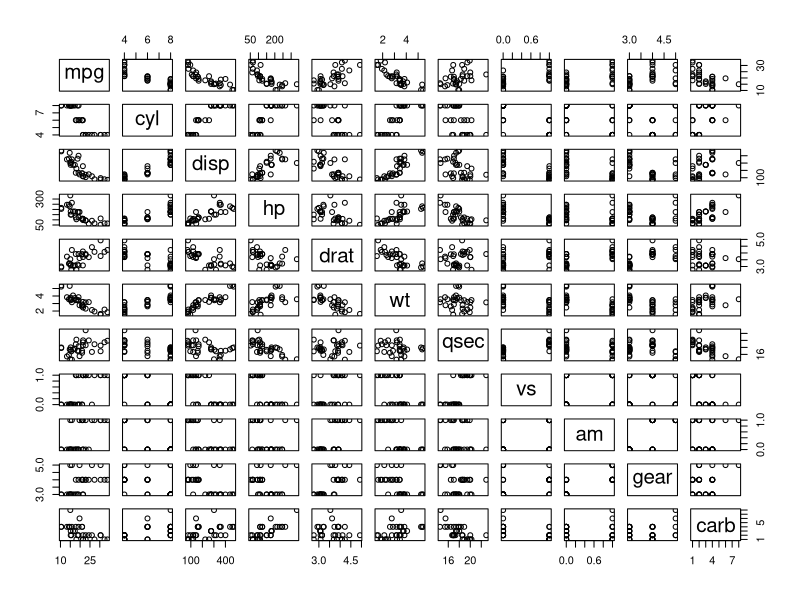
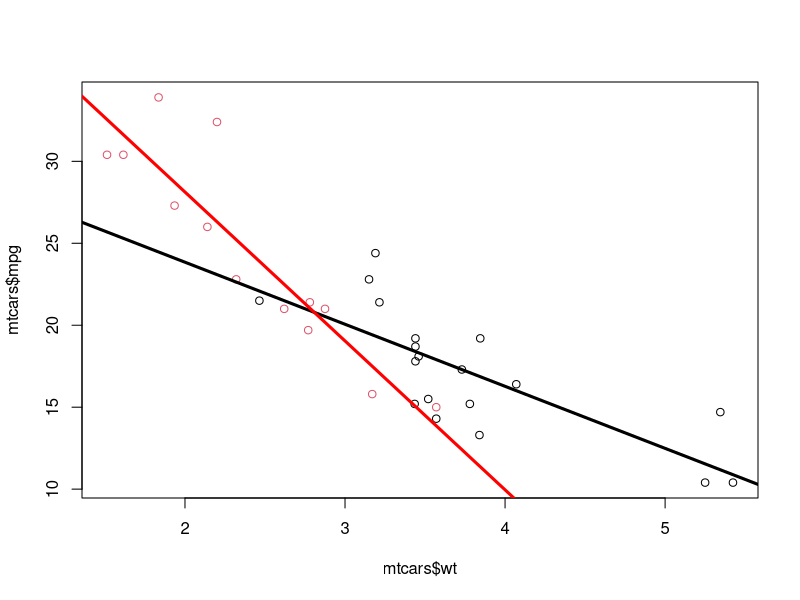
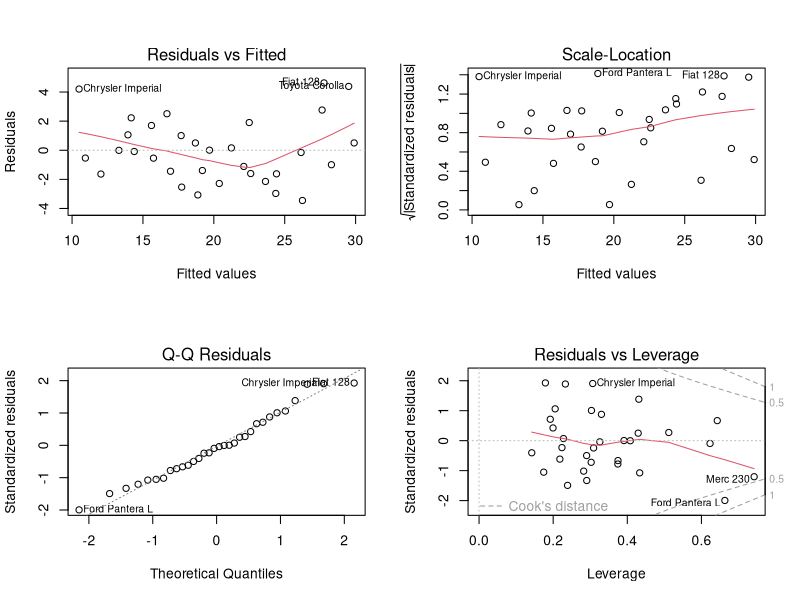

Reproduce these figures in R, in order. (Note: this script raises an error after producing the figures.)
data(mtcars)
?mtcars

pairs(mtcars)
# from this plot we can see mpg dependency on cyl (negative), disp(negative),
# hp(negative), drat(positive and fuzzy), wt(negative), qsec(fuzzy, positive),
# vs(positive and fuzzy), am(positive and fuzzy), carb(negative)

plot(mtcars$wt, mtcars$mpg, col = mtcars$am+1)
mdl_all <- lm(mpg ~ ., data=mtcars)
mdl <- lm(mpg ~ wt, data=mtcars)
mdl2 <- lm(mpg ~ wt*as.factor(am), data=mtcars)

#abline(mdl)
summary(mdl_all)
#summary(mdl)
summary(mdl2)
mdl2$coeff[2]
abline(c(mdl2$coeff[1], mdl2$coeff[2]), col="black", lwd=3)
abline(c(mdl2$coeff[1] + mdl2$coeff[3], mdl2$coeff[2] + mdl2$coeff[4]), col="red", lwd=3)

confint(mdl_all)
anova(mdl_all)
vcov(mdl_all)
layout(matrix(c(1,2,3,4),2,2))
plot(mdl_all)
ncvTest(mdl_all)
pairs(mtcars)